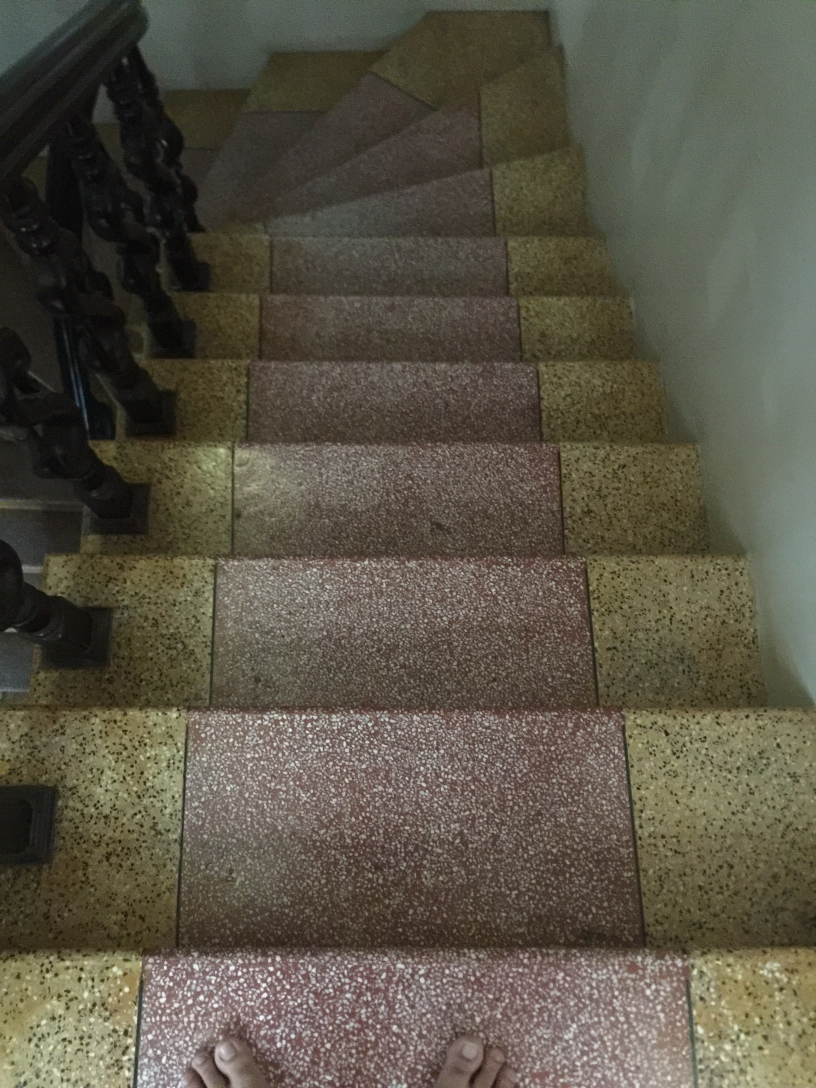
#> input picture image/IMG_1111.JPG, 2448 x 3264 px (shown at 1/3 size)
$ python -i utils.py   (imports and definitions only)
#> lines starting #> are read from the running program, lines starting #| are printed output that depends on the picture; after the words box and inside, x2 and y2 are one past the last pixel; in counts of white or black regions, pixels touching at a corner belong together
#> further down, picture is the input picture: shape (3264, 2448, 3); mean B, G, R 70.5, 84.9, 90.1
import numpy as np
import csv
import cv2 as cv
import random


def clean_edge(image):
    gray = cv.cvtColor(image, cv.COLOR_BGR2GRAY)
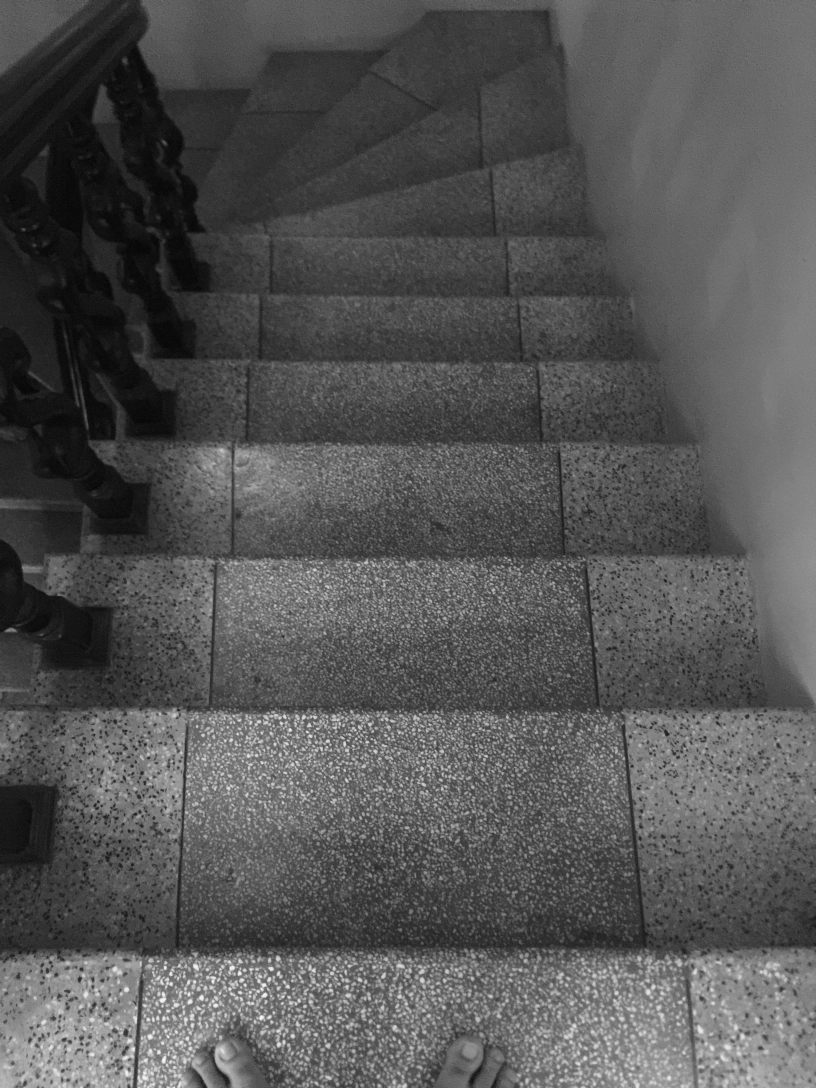
#> gray: shape (3264, 2448) (shown at 1/3 size); min 1, max 252, mean 84.8
    _, thresh = cv.threshold(gray, 127, 255, 0)
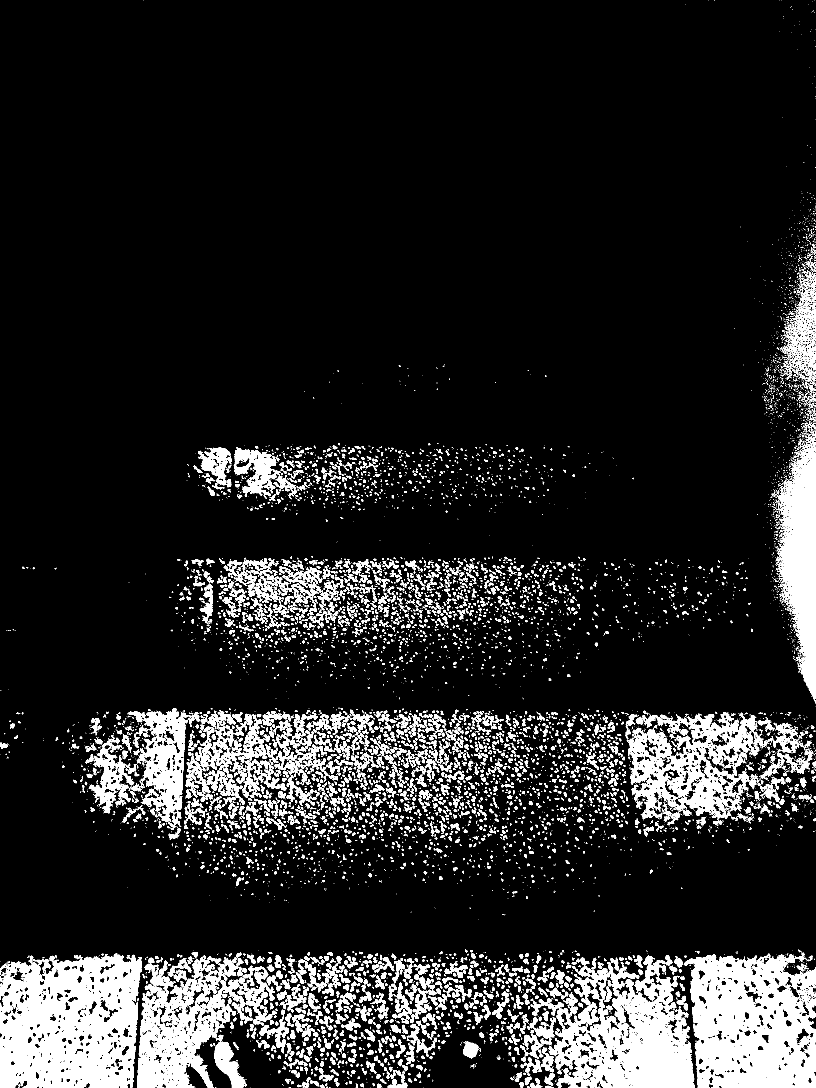
#> thresh: shape (3264, 2448) (shown at 1/3 size); 12.3% white; 11315 white regions (7617 under 20 px)
    con = image
    contours, hierarchy = cv.findContours(thresh, cv.RETR_TREE, cv.CHAIN_APPROX_SIMPLE)
#> contours = 16522 contours, 12887 with area under 20; largest, box (x1, y1, x2, y2) and area: (0, 2859, 426, 3264) 151669, (2053, 2861, 2448, 3264) 135266, (1646, 2865, 2084, 3264) 105212, (1884, 2137, 2278, 2459) 75498, (411, 2875, 758, 3264) 68725
    cv.drawContours(con, contours, -1, (0,255,0), 3)
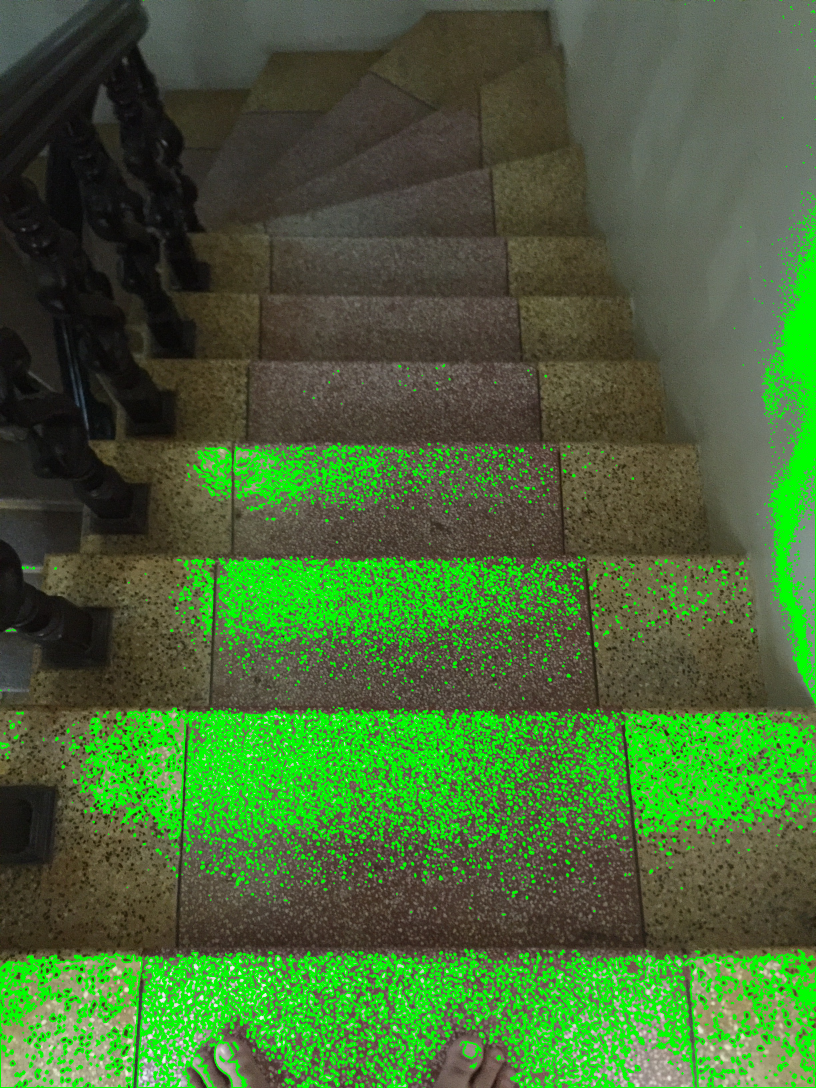
#> con: shape (3264, 2448, 3) (shown at 1/3 size); mean B, G, R 54, 103.5, 70.3
    return con


# [17 lines left out: function parallel, not called in this run]


def smooth_matrix(matix, rangeR):
    pass


# [72 lines left out: functions find_common_edges, run, not called in this run]

>>> import cv2
>>> picture = cv2.imread('image/IMG_1111.JPG')
>>> result = clean_edge(picture)

$ run again, on image/IMG_1112.JPG
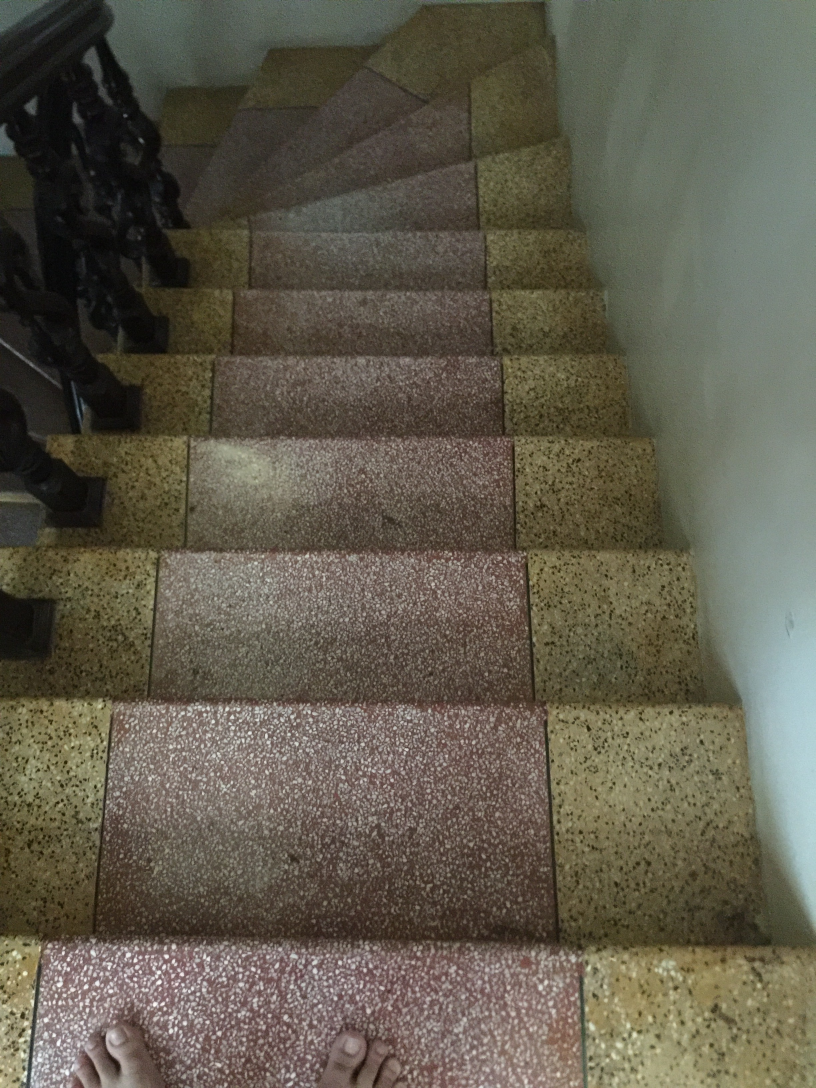
#> input picture image/IMG_1112.JPG, 2448 x 3264 px (shown at 1/3 size)
#> picture is the input picture: shape (3264, 2448, 3); mean B, G, R 76.7, 91.4, 96.5
#> in clean_edge, `_, thresh = cv.threshold(gray, 127, 255, 0)`:
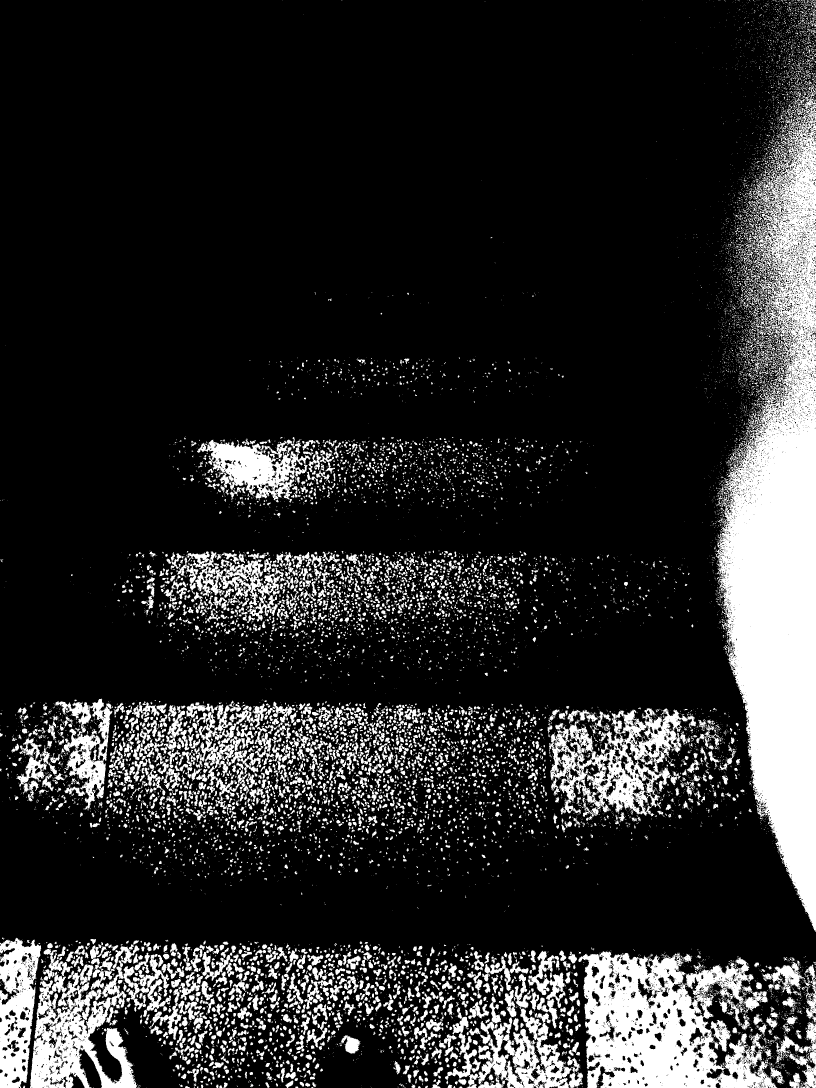
#> thresh: shape (3264, 2448) (shown at 1/3 size); 16.8% white; 15120 white regions (10989 under 20 px)
#> contours = 24487 contours, 20254 with area under 20; largest, box (x1, y1, x2, y2) and area: (2145, 254, 2448, 2796) 432696, (1735, 2853, 2351, 3264) 168036, (90, 2833, 513, 3264) 77370, (1647, 2125, 2089, 2449) 74850, (1434, 2990, 1749, 3264) 41413
#> in clean_edge, `cv.drawContours(con, contours, -1, (0,255,0), 3)`:
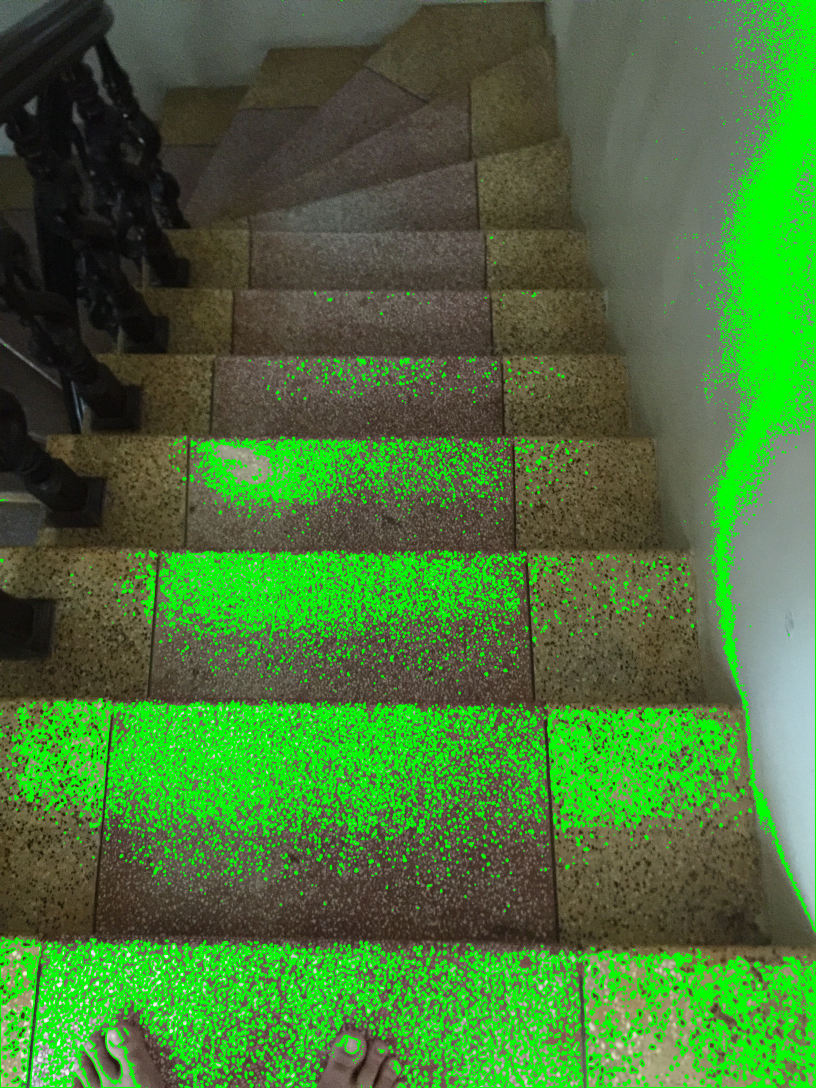
#> con: shape (3264, 2448, 3) (shown at 1/3 size); mean B, G, R 55.3, 115.2, 71.3
